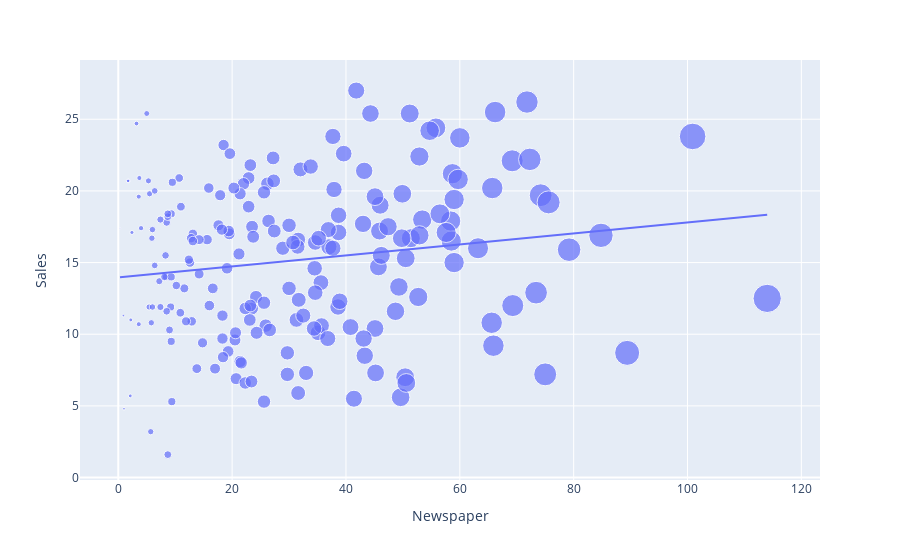

Source (notebook cell):
### Code cell
c.show()

### Figure 1 — Plotly figure (JSON) as saved in the notebook; plotly's stock layout.template omitted (floating-point values rounded to 4 significant figures; data arrays with more than 128 entries replaced by an {"elided": "..."} marker saying what was removed)
{"data": [{"hovertemplate": "Newspaper=%{marker.size}<br>Sales=%{y}<extra></extra>", "legendgroup": "", "marker": {"color": "#636efa", "size": {"elided": "200 float values"}, "sizemode": "area", "sizeref": 0.285, "symbol": "circle"}, "mode": "markers", "name": "", "orientation": "v", "showlegend": false, "type": "scatter", "x": {"elided": "200 float values"}, "xaxis": "x", "y": {"elided": "200 float values"}, "yaxis": "y"}, {"hovertemplate": "<b>OLS trendline</b><br>Sales = 0.038324 * Newspaper + 13.9595<br>R<sup>2</sup>=0.024951<br><br>Newspaper=%{x}<br>Sales=%{y} <b>(trend)</b><extra></extra>", "legendgroup": "", "marker": {"color": "#636efa", "symbol": "circle"}, "mode": "lines", "name": "", "showlegend": false, "type": "scatter", "x": {"elided": "200 float values"}, "xaxis": "x", "y": {"elided": "200 float values"}, "yaxis": "y"}], "layout": {"legend": {"itemsizing": "constant", "tracegroupgap": 0}, "margin": {"t": 60}, "xaxis": {"anchor": "y", "domain": [0, 1], "title": {"text": "Newspaper"}}, "yaxis": {"anchor": "x", "domain": [0, 1], "title": {"text": "Sales"}}}}
